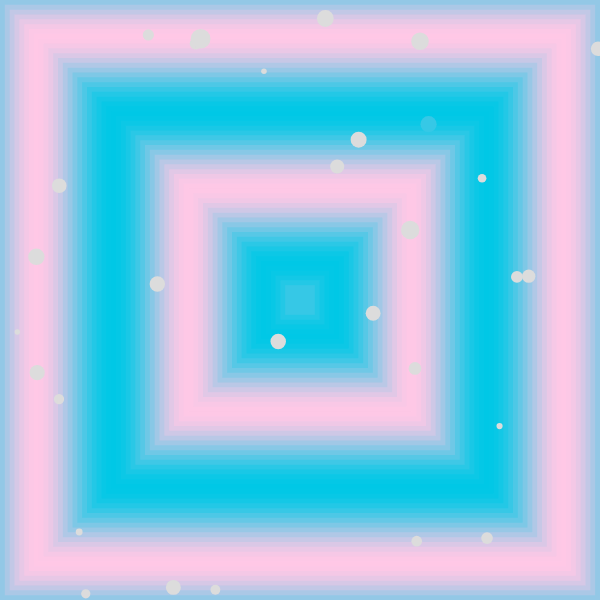
Frame 1 (no input)
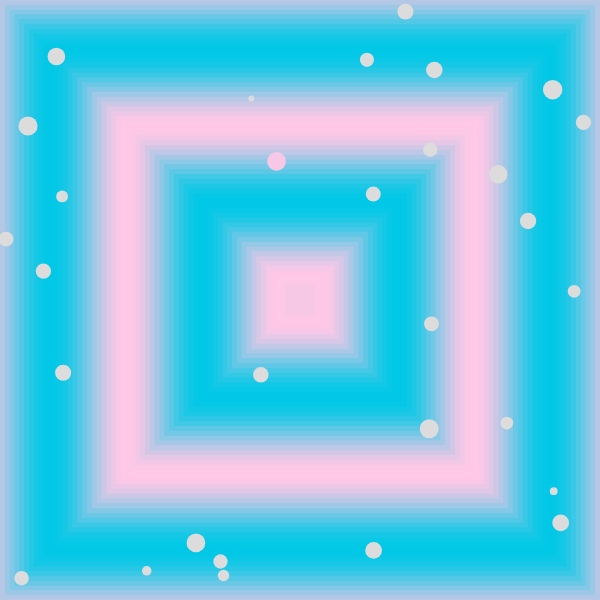
Frame 60 (no input)
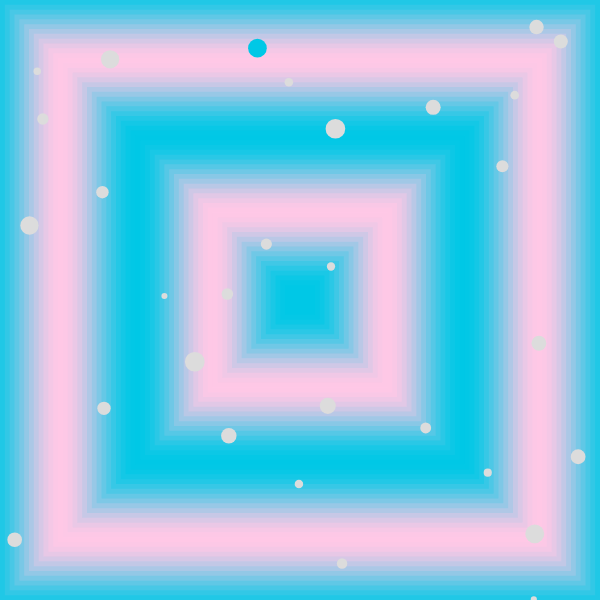
Frame 120 (the mouse pressed at the canvas centre since frame 60)

The p5.js sketch that drew these frames (run headless with seeded random() and noise() and a simulated clock; from frame 60 on, the mouse is pressed at the canvas centre):

// p5.js sketch
// ── sketch.js
//create a traveling in space kinda of feeling 
let stars = [];
function setup() {
  createCanvas(600, 600);
  //use center mode for easier navigation 
  rectMode(CENTER);
  noStroke();
  
  // create random stars
  for (let j = 0; j < 30; j++) {
    stars.push({
      x: random(width),
      y: random(height),
      size: random(5, 20),
      speed: random(3, 6),
    });
  }
}

function draw() {
  
  let gridSize = 20;
  let maxSquares = 60;
  
  for (let i = 0; i < maxSquares; i++) {
    let mapSize = map(i, 0, maxSquares, 600, 20);
  //create color changes based on frameCount and i
    let colorR = map(sin(frameCount * 0.15 + i * 0.2), -1, 1, 0, 255);
    fill(colorR, 200, 230);
    rect(300, 300, mapSize, mapSize);
  }
  
    for (let j = 0; j < stars.length; j++) {
    let star = stars[j];
    ellipse(star.x , star.y, star.size, star.size);
    fill(220,220,220);
    
    // update star position to move them outwards
    star.x += (star.x - width / 2) * 0.01;
    star.y += (star.y - height / 2) * 0.01;
    
    // reset star if it goes off screen
    if (star.x < 0 || star.x > width || star.y < 0 || star.y > height) {
      star.x = random(width);
      star.y = random(height);
      star.size = random(5, 20);
      star.speed = random(3, 6);
    }
    }
}
